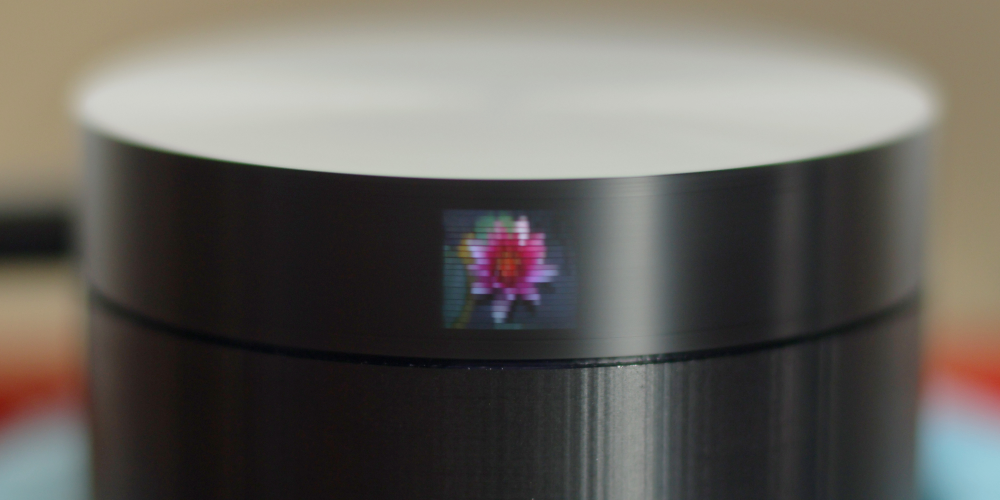
#> input picture images/scanwheel01.jpg, 2000 x 1000 px (shown at 1/2 size)
$ python pngdirect.py ../images/scanwheel01.jpg out.png
#> lines starting #> are read from the running program, lines starting #| are printed output that depends on the picture
#!/usr/bin/env python3
import sys
import argparse
from PIL import Image
import numpy as np

def srgb_to_linear(c):
    c = c / 255.0
    return np.where(
        c <= 0.04045,
        c / 12.92,
        ((c + 0.055) / 1.055) ** 2.4
    )

def pack_image(img):
    w, h = img.size

    dither = [int('{:08b}'.format(n)[::-1], 2) for n in range(256)]

    pixels = list(img.getdata())

    packed = bytearray(w * h)

    for y in range(h):
        for x in range(w):
            idx = y * w + x
            r = 1 if pixels[idx][0] > dither[(y * 16 + x + 85 * 0) & 255] else 0
            g = 1 if pixels[idx][1] > dither[(y * 16 + x + 85 * 1) & 255] else 0
            b = 1 if pixels[idx][2] > dither[(y * 16 + x + 85 * 2) & 255] else 0
            packed[idx] = r << 2 | g << 1 | b

    return bytes(packed)

def main():
    parser = argparse.ArgumentParser(description="Convert png to raw framebuffer bytes")
    parser.add_argument("input", help="Input png file")
    parser.add_argument("output", help="Output raw file")
    parser.add_argument("-w", "--width", default=2048, type=int, required=False, help="Frame width")
    parser.add_argument("-l", "--lines", default=20, type=int, required=False, help="Scan lines")
    args = parser.parse_args()

    width = args.width
    lines = args.lines

    try:
        im = Image.open(args.input)
#> im is the input picture: PIL image 2000x1000 RGB; mean R, G, B 101.6, 97.9, 92.2
    except Exception as e:
        print("Error opening input:", e, file=sys.stderr)
        sys.exit(1)

    im = im.convert("RGB")
    '''
    srgb = np.array(im, dtype=np.float32)
    linf = srgb_to_linear(srgb)
    lin8 = (np.clip(linf, 0, 1) * 255).astype(np.uint8)
    im = Image.fromarray(lin8, mode="RGB")
    '''
    im = im.resize((width, lines), resample=Image.BILINEAR)
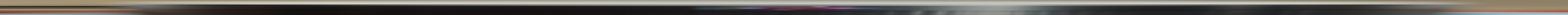
#> im: PIL image 2048x20 RGB (shown at 1/2 size); mean R, G, B 101.7, 97.9, 92.2

    packed = pack_image(im)
#> in pack_image, `pixels = list(img.getdata())`: pixels = 40960 items

    try:
        with open(args.output, "wb") as f:
            f.write(packed)
    except Exception as e:
        print("Error writing output:", e, file=sys.stderr)
        sys.exit(1)

    print(f"Wrote {len(packed)} bytes to {args.output} (size {width}x{lines})")
#| Wrote 40960 bytes to out.png (size 2048x20)

if __name__ == "__main__":
    main()
